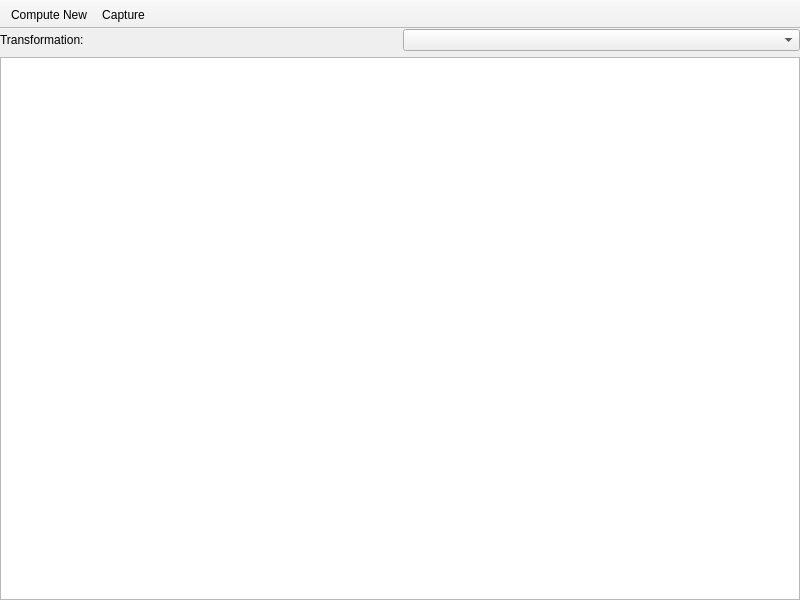
<?xml version="1.0" encoding="UTF-8"?>
<ui version="4.0">
 <class>ChartTab</class>
 <widget class="QMainWindow" name="ChartTab">
  <property name="geometry">
   <rect>
    <x>0</x>
    <y>0</y>
    <width>800</width>
    <height>600</height>
   </rect>
  </property>
  <property name="windowTitle">
   <string>MainWindow</string>
  </property>
  <widget class="QWidget" name="centralwidget">
   <layout class="QVBoxLayout" name="verticalLayout">
    <property name="leftMargin">
     <number>0</number>
    </property>
    <property name="topMargin">
     <number>0</number>
    </property>
    <property name="rightMargin">
     <number>0</number>
    </property>
    <property name="bottomMargin">
     <number>0</number>
    </property>
    <item>
     <widget class="QWidget" name="topBar" native="true">
      <layout class="QHBoxLayout" name="horizontalLayout_3">
       <property name="leftMargin">
        <number>0</number>
       </property>
       <property name="topMargin">
        <number>0</number>
       </property>
       <property name="rightMargin">
        <number>0</number>
       </property>
       <property name="bottomMargin">
        <number>0</number>
       </property>
       <item>
        <widget class="QLabel" name="transformLabel">
         <property name="text">
          <string>Transformation:</string>
         </property>
        </widget>
       </item>
       <item>
        <widget class="QComboBox" name="transformSelect"/>
       </item>
      </layout>
     </widget>
    </item>
    <item>
     <widget class="ChartView" name="view">
      <property name="mouseTracking">
       <bool>false</bool>
      </property>
      <property name="renderHints">
       <set>QPainter::Antialiasing|QPainter::TextAntialiasing</set>
      </property>
     </widget>
    </item>
   </layout>
  </widget>
  <widget class="QToolBar" name="toolBar">
   <property name="contextMenuPolicy">
    <enum>Qt::PreventContextMenu</enum>
   </property>
   <property name="windowTitle">
    <string>Plot Tools</string>
   </property>
   <property name="movable">
    <bool>false</bool>
   </property>
   <property name="floatable">
    <bool>false</bool>
   </property>
   <attribute name="toolBarArea">
    <enum>TopToolBarArea</enum>
   </attribute>
   <attribute name="toolBarBreak">
    <bool>false</bool>
   </attribute>
   <addaction name="actionComputeDisplay"/>
   <addaction name="actionSavePlot"/>
  </widget>
  <action name="actionComputeDisplay">
   <property name="icon">
    <iconset theme="list-add">
     <normaloff>.</normaloff>.</iconset>
   </property>
   <property name="text">
    <string>Compute New</string>
   </property>
   <property name="toolTip">
    <string>Select a new display transform to compute</string>
   </property>
  </action>
  <action name="actionSavePlot">
   <property name="icon">
    <iconset theme="camera-photo">
     <normaloff>.</normaloff>.</iconset>
   </property>
   <property name="text">
    <string>Capture</string>
   </property>
   <property name="toolTip">
    <string>Save the plot to SVG or PNG file</string>
   </property>
   <property name="shortcut">
    <string>Print</string>
   </property>
  </action>
 </widget>
 <customwidgets>
  <customwidget>
   <class>ChartView</class>
   <extends>QGraphicsView</extends>
   <header>scatterplot/chartview.h</header>
  </customwidget>
 </customwidgets>
 <resources/>
 <connections/>
</ui>
